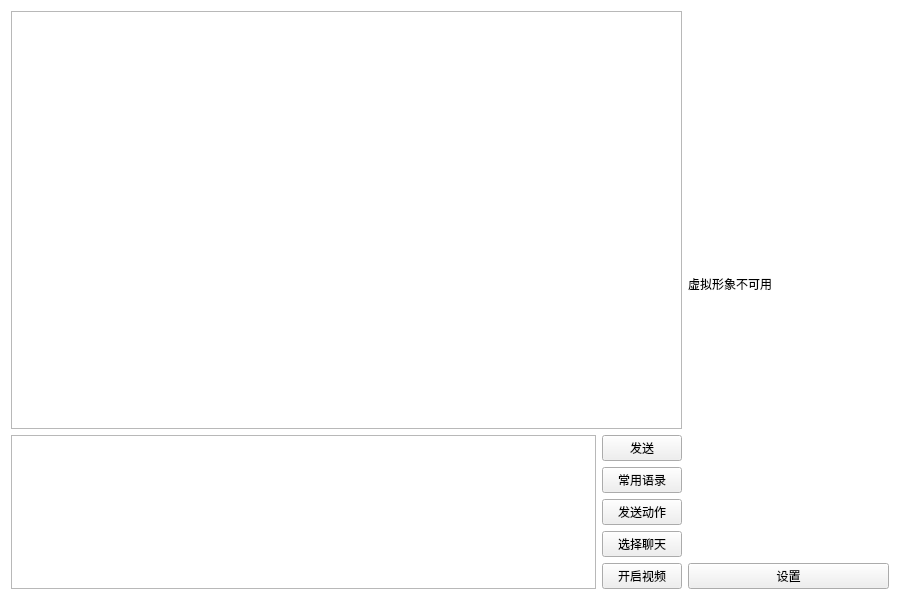
<?xml version="1.0" encoding="UTF-8"?>
<ui version="4.0">
 <class>Form</class>
 <widget class="QWidget" name="Form">
  <property name="geometry">
   <rect>
    <x>0</x>
    <y>0</y>
    <width>900</width>
    <height>600</height>
   </rect>
  </property>
  <property name="minimumSize">
   <size>
    <width>900</width>
    <height>600</height>
   </size>
  </property>
  <property name="windowTitle">
   <string>虚拟儿子</string>
  </property>
  <property name="styleSheet">
   <string notr="true">#Form{
	background-color:white
}

#scrollAreaWidget_ChatHistory{
	border: 0px;
	background-color:white
}</string>
  </property>
  <layout class="QHBoxLayout" name="horizontalLayout_2" stretch="10,3">
   <item>
    <layout class="QVBoxLayout" name="verticalLayout_2" stretch="10,2">
     <item>
      <widget class="QScrollArea" name="ChatHistory">
       <property name="widgetResizable">
        <bool>true</bool>
       </property>
       <widget class="QWidget" name="scrollAreaWidget_ChatHistory">
        <property name="geometry">
         <rect>
          <x>0</x>
          <y>0</y>
          <width>670</width>
          <height>429</height>
         </rect>
        </property>
       </widget>
      </widget>
     </item>
     <item>
      <layout class="QHBoxLayout" name="horizontalLayout">
       <item>
        <widget class="QTextEdit" name="Messages"/>
       </item>
       <item>
        <layout class="QVBoxLayout" name="verticalLayout">
         <item>
          <widget class="QPushButton" name="SendMessages">
           <property name="sizePolicy">
            <sizepolicy hsizetype="Fixed" vsizetype="Fixed">
             <horstretch>0</horstretch>
             <verstretch>0</verstretch>
            </sizepolicy>
           </property>
           <property name="text">
            <string>发送</string>
           </property>
           <property name="shortcut">
            <string>Return</string>
           </property>
          </widget>
         </item>
         <item>
          <widget class="QPushButton" name="CommonDiscouses">
           <property name="sizePolicy">
            <sizepolicy hsizetype="Fixed" vsizetype="Fixed">
             <horstretch>0</horstretch>
             <verstretch>0</verstretch>
            </sizepolicy>
           </property>
           <property name="text">
            <string>常用语录</string>
           </property>
          </widget>
         </item>
         <item>
          <widget class="QPushButton" name="SendMoves">
           <property name="sizePolicy">
            <sizepolicy hsizetype="Fixed" vsizetype="Fixed">
             <horstretch>0</horstretch>
             <verstretch>0</verstretch>
            </sizepolicy>
           </property>
           <property name="text">
            <string>发送动作</string>
           </property>
          </widget>
         </item>
         <item>
          <widget class="QPushButton" name="SelectChatObject">
           <property name="sizePolicy">
            <sizepolicy hsizetype="Fixed" vsizetype="Fixed">
             <horstretch>0</horstretch>
             <verstretch>0</verstretch>
            </sizepolicy>
           </property>
           <property name="text">
            <string>选择聊天</string>
           </property>
          </widget>
         </item>
         <item>
          <widget class="QPushButton" name="AvatarsVideo">
           <property name="sizePolicy">
            <sizepolicy hsizetype="Fixed" vsizetype="Fixed">
             <horstretch>0</horstretch>
             <verstretch>0</verstretch>
            </sizepolicy>
           </property>
           <property name="text">
            <string>开启视频</string>
           </property>
          </widget>
         </item>
        </layout>
       </item>
      </layout>
     </item>
    </layout>
   </item>
   <item>
    <layout class="QVBoxLayout" name="verticalLayout_3">
     <item>
      <widget class="QLabel" name="DisableAvatarsVideo">
       <property name="text">
        <string>虚拟形象不可用</string>
       </property>
      </widget>
     </item>
     <item>
      <widget class="QPushButton" name="ChangeSettings">
       <property name="text">
        <string>设置</string>
       </property>
      </widget>
     </item>
    </layout>
   </item>
  </layout>
 </widget>
 <resources/>
 <connections/>
</ui>
